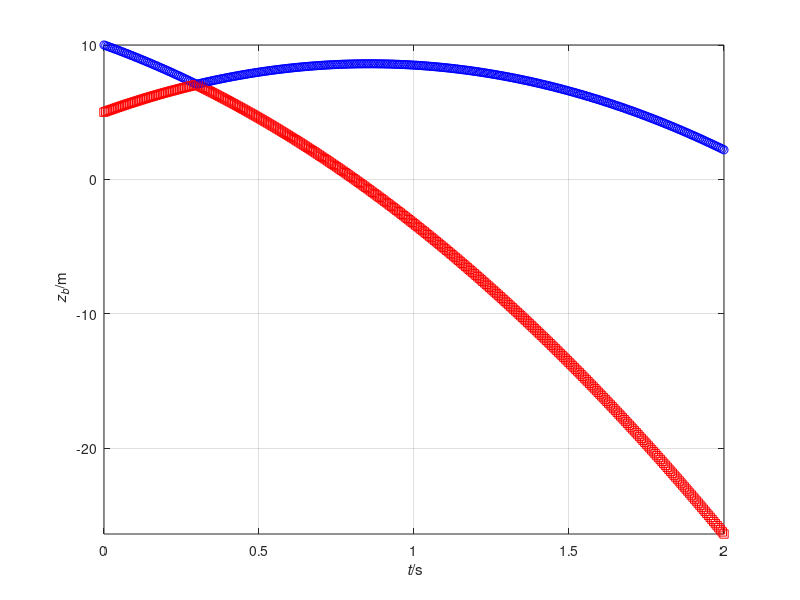

Here is the MATLAB script that generated this plot:
%%% Numerical simulation of object motion with gravity
%% Coordinates (t, x, y, z)

%% Constants
ma = 0.06; % kg: mass-energy object a
mb = 0.06; % kg: mass-energy object b
g = 9.8; % N/kg: gravitational acceleration
k = 10; % elastic constant
d = 0.07; % m: distance between centres of objects

%% Initial conditions
t = 0; % s: initial time
ra = [0, 0, 10]; % m: initial position vector a
rb = [0, 0, 5]; % m: initial position vector b
Pa = [0, 0, -0.5]; % N s: initial momentum vector a
Pb = [0, 0, 0.5]; % N s: initial momentum vector b

%% Boundary conditions
Ga = -ma * g * [0, 0, 1]; % N: momentum supply object a
Gb = -mb * g * [0, 0, 1]; % N: momentum supply object b

%% Time-iteration parameters
t1 = 2; % s: final time
dt = 0.00001; % s: time step %@

%% Plotting
dtplot = t1/360; % time interval between plots
tplot = dtplot; % time for next plot
figure
plot(t, ra(3), 'ob')
xlim([0, t1])
xlabel('{\it t}/s'); ylabel('{\it z_a}/m')
axis('tight'); grid on; hold on
plot(t, rb(3), 'sr')
xlim([0, t1])
xlabel('{\it t}/s'); ylabel('{\it z_b}/m')
axis('tight'); grid on; hold on %@

%% Numerical time integration
while t < t1
  %% constitutive relations
  va = Pa / ma;
  vb = Pb / mb;
  %% const. relation for Fa
  if norm(ra - rb) > d
    Fa = [0, 0, 0];
  else
    Fa = k * (ra - rb) / norm(ra - rb)^2;
  end
  Fb = -Fa; % principle of symmetry of flux

  %% step forward in time with balance laws
  t = t + dt;
  Pa = Pa + (Fa + Ga) * dt;
  ra = ra + va * dt;
  Pb = Pb + (Fb + Gb) * dt;
  rb = rb + vb * dt; %@

  %% plot
  if t > tplot
    plot(t, ra(3), 'ob')
    plot(t, rb(3), 'sr')
    pause(0)
    tplot = tplot + dtplot;
  end %@
end
